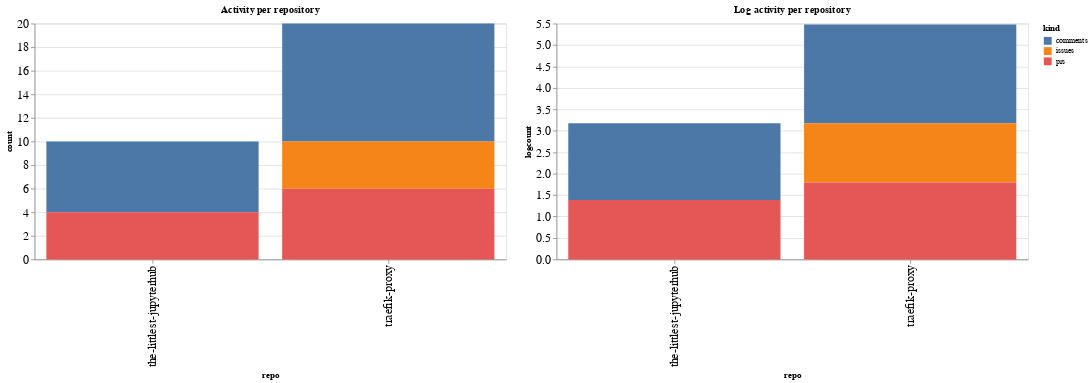

Write notebook code for a chart like this one.
### Code cell
ch1 = alt.Chart(repo_summaries, width=600, title="Activity per repository").mark_bar().encode(
    x='repo',
    y='count',
    color='kind',
    tooltip="kind"
)

ch2 = alt.Chart(repo_summaries, width=600, title="Log activity per repository").mark_bar().encode(
    x='repo',
    y='logcount',
    color='kind',
    tooltip="kind"
)

ch1 | ch2

### Figure 1 — Vega-Lite specification as saved in the notebook (floating-point values rounded to 4 significant figures)
{"config": {"axisLeft": {"labelFontSize": 15}, "axisBottom": {"labelFontSize": 15}}, "hconcat": [{"mark": "bar", "encoding": {"color": {"type": "nominal", "field": "kind"}, "tooltip": {"type": "nominal", "field": "kind"}, "x": {"type": "nominal", "field": "repo"}, "y": {"type": "quantitative", "field": "count"}}, "title": "Activity per repository", "width": 600}, {"mark": "bar", "encoding": {"color": {"type": "nominal", "field": "kind"}, "tooltip": {"type": "nominal", "field": "kind"}, "x": {"type": "nominal", "field": "repo"}, "y": {"type": "quantitative", "field": "logcount"}}, "title": "Log activity per repository", "width": 600}], "data": {"name": "data-9529e3625910a89b58b5fe13b60537f2"}, "$schema": "https://vega.github.io/schema/vega-lite/v4.8.1.json", "datasets": {"data-9529e3625910a89b58b5fe13b60537f2": [{"repo": "the-littlest-jupyterhub", "kind": "comments", "count": 6, "logcount": 1.792}, {"repo": "the-littlest-jupyterhub", "kind": "prs", "count": 4, "logcount": 1.386}, {"repo": "traefik-proxy", "kind": "comments", "count": 10, "logcount": 2.303}, {"repo": "traefik-proxy", "kind": "issues", "count": 4, "logcount": 1.386}, {"repo": "traefik-proxy", "kind": "prs", "count": 6, "logcount": 1.792}]}}
